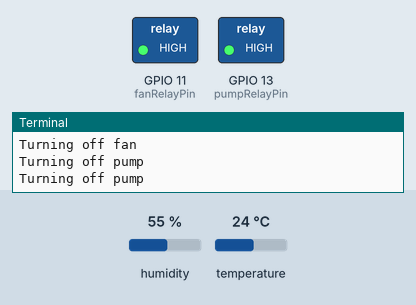
The program below on a simulated Raspberry Pi (BCM pin numbers). Parts: switched loads named in the program (green lamp = pin HIGH), the last lines printed to the terminal. The inputs (shaded band) are chosen by the test bench; at power-on: humidity 55 %, temperature 24 °C. The clock reads 2024-03-15 10:24:30 at power-on unless the program sets it; files the program writes start out absent.

Above: at 1.2 s.
1.3 s: humidity set to 36 %
7.3 s: humidity set to 33 %
At 10.9 s:
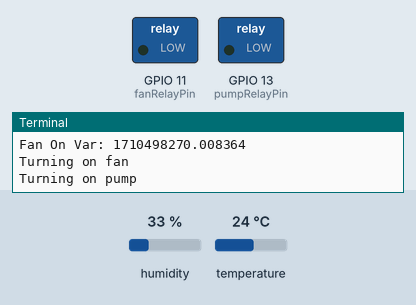
13.3 s: humidity set to 39 %
19.3 s: humidity set to 42 %
At 21.3 s:
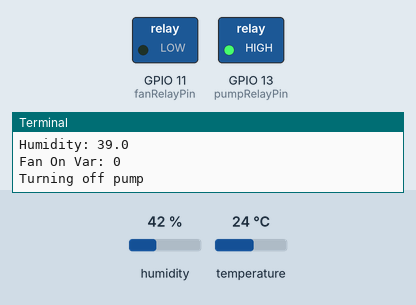
25.3 s: humidity set to 22 %
At 30.7 s:
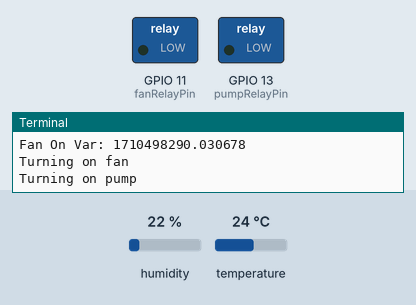
31.5 s: humidity set to 68 %
At 35.9 s:
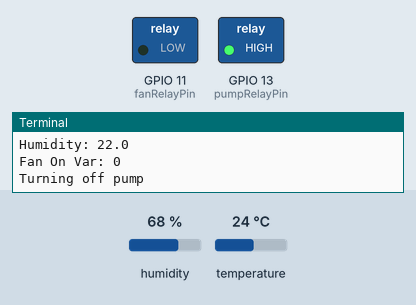
Timing chart, 0 to 37.4 s (numbered marks = the images above; inputs shaded):
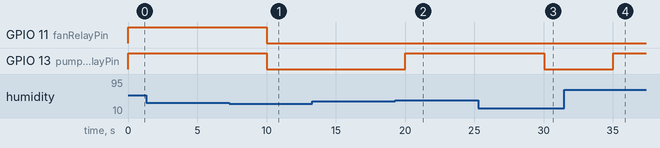

Measured:
- the behaviour switches between 35 and 34 % on humidity (found by bisection; images 0 and 1)
- the behaviour switches between 40 and 41 % on humidity (found by bisection; images 1 and 2)
- after the input at 7.3 s, GPIO 11 (fanRelayPin), GPIO 13 (pumpRelayPin): HIGH → LOW after 2.7 s
- after the input at 19.3 s, GPIO 13 (pumpRelayPin): LOW → HIGH after 0.73 s
- after the input at 25.3 s, GPIO 13 (pumpRelayPin): HIGH → LOW after 4.7 s
- after the input at 31.5 s, GPIO 13 (pumpRelayPin): LOW → HIGH after 3.5 s

The program:

humidity_sensor_physical.py
```python
# Author: Ben Hilton
# Date: April 2022
# Humidity Control

import RPi.GPIO as GPIO
import time
from datetime import date
from datetime import datetime
from csv import writer
import board
import adafruit_ahtx0

today = date.today()
todaysDate = today.strftime("%b-%d-%Y")

#pins for pump and fan relays
fanRelayPin = 11
pumpRelayPin = 13

setHumidity = 40 # desired humidity of room

#timer variables - when fan or pump status is overridden, it remains overridden for 30 minutes
#when the ideal humidity is reached, pump turns off but fan stays on for 10 minutes
overrideStartTime = 0
fanOnStartTime = 0

# I2C variables
i2c = board.I2C()
sensor = adafruit_ahtx0.AHTx0(i2c)

#setup fan and pump relay pins as outputs
GPIO.setup(fanRelayPin, GPIO.OUT)
GPIO.setup(pumpRelayPin, GPIO.OUT)

#measure the humidity from AHTx0 sensor
def measure_humidity():
	return sensor.relative_humidity

#measure the temperature from AHTx0 sensor (and convert to F)
def measure_temperature():
	return (sensor.temperature * 9/5) + 32 #convert C to F

#update the shared text file with the humidity so it can be read by webpage
def report_humidity(thisHumidity):
	with open('data.txt', 'r') as file:
		data = file.readlines()
		data[0] = str(int(thisHumidity)) + "\n"

	with open('data.txt', 'w') as file:
		file.writelines(data)

#update the shared text file with the temperature so it can be read by webpage
def report_temperature(thisTemperature):
	with open('data.txt', 'r') as file:
		data = file.readlines()
		data[1] = str(int(thisTemperature)) + "\n"

	with open('data.txt', 'w') as file:
		file.writelines(data)

#read shared text file to get fan status
def get_fan_status():
	with open('data.txt', 'r') as file:
		return str(file.readlines()[2])

#read shared text file to get pump status
def get_pump_status():
	with open('data.txt', 'r') as file:
		return str(file.readlines()[3])

#read shared text file to get override status
def get_override_status():
	with open('data.txt', 'r') as file:
		return str(file.readlines()[4])

def set_override_status(indicator):
	with open('data.txt', 'r') as file:
		data = file.readlines()
		data[4] = str(indicator)

	with open('data.txt', 'w') as file:
		file.writelines(data)

def set_fan_status(thisString):
	with open('data.txt', 'r') as file:
		data = file.readlines()
		data[2] = str(thisString)

	with open('data.txt', 'w') as file:
		file.writelines(data)

def set_pump_status(thisString):
	with open('data.txt', 'r') as file:
		data = file.readlines()
		data[3] = str(thisString)

	with open('data.txt', 'w') as file:
		file.writelines(data)

def turn_on_fan():
	GPIO.output(fanRelayPin, 0) # turn on fan by setting low
	set_fan_status("on\n")
	print("Turning on fan")

def turn_on_pump():
	GPIO.output(pumpRelayPin, 0)  #turn on pump by setting low
	set_pump_status("on\n")
	print("Turning on pump")

def turn_off_fan():
	GPIO.output(fanRelayPin, 1) #turn off fan by setting high
	set_fan_status("off\n")
	print("Turning off fan")

def turn_off_pump():
	GPIO.output(pumpRelayPin, 1) #turn off pump by setting high
	set_pump_status("off\n")
	print("Turning off pump")

def override_time_elapsed():
	global overrideStartTime
	if overrideStartTime == 0:
		#hasn't been started yet
		overrideStartTime = time.time()
		return False
	elif (time.time() - overrideStartTime) > 1800:
		overrideStartTime = 0
		return True
	else:
		return False

def start_fan_timer():
	global fanOnStartTime
	if fanOnStartTime == 0:
		#hasn't been started yet
		fanOnStartTime = time.time()

def fan_time_elapsed():
	global fanOnStartTime
	if (time.time() - fanOnStartTime) > 600:
		fanOnStartTime = 0
		return True
	else:
		return False

def reset_shared_file():
	data = ["20\n", "20\n", "off\n", "off\n", "no"]
	with open('data.txt', 'w') as file:
		file.writelines(data)

if __name__ == '__main__':
	try:
		reset_shared_file()
		turn_off_fan()
		turn_off_pump()
		while True:
			for i in range(6):
				thisHumidity = measure_humidity()
				if (get_override_status() == "yes"):
					if (override_time_elapsed()):
						set_override_status("no")
					if get_fan_status() == "on\n":
						turn_on_fan()
					if get_fan_status() == "off\n":
						turn_off_fan()
					if get_pump_status() == "on\n":
						turn_on_pump()
					if get_pump_status() == "off\n":
						turn_off_pump()
				else:
					if thisHumidity < setHumidity - 5:
						turn_on_fan()
						turn_on_pump()
						fanOnStartTime = 0
					elif thisHumidity > setHumidity:
						turn_off_pump()
						if fanOnStartTime == 0:
							#hasn't been started yet
							fanOnStartTime = time.time() #start now
						if (time.time() - fanOnStartTime) > 600 and fanOnStartTime != 0:
							fanOnStartTime = 0
							turn_off_fan()
							turn_off_pump()
					else:
						if (time.time() - fanOnStartTime) > 600 and fanOnStartTime != 0:
							fanOnStartTime = 0
							print("resetting")
							turn_off_fan()
							turn_off_pump()

				time.sleep(5) #sleep for 5 seconds
				report_humidity(thisHumidity)
				report_temperature(measure_temperature())
				print("Humidity: " + str(thisHumidity))
				print("Fan On Var: " + str(fanOnStartTime))
			#write to file (once every 30 seconds)
			now = datetime.now()
			currentTime = now.strftime("%H-%M-%S")
			writeData = [currentTime, int(measure_humidity()), int(measure_temperature())]
			with open('/home/ras-pi-user/humidifier_data/' + todaysDate + '.csv', 'a', newline='') as fileObject:
				writerObject = writer(fileObject)
				writerObject.writerow(writeData)
				fileObject.close()
	finally:
		GPIO.cleanup()
```
